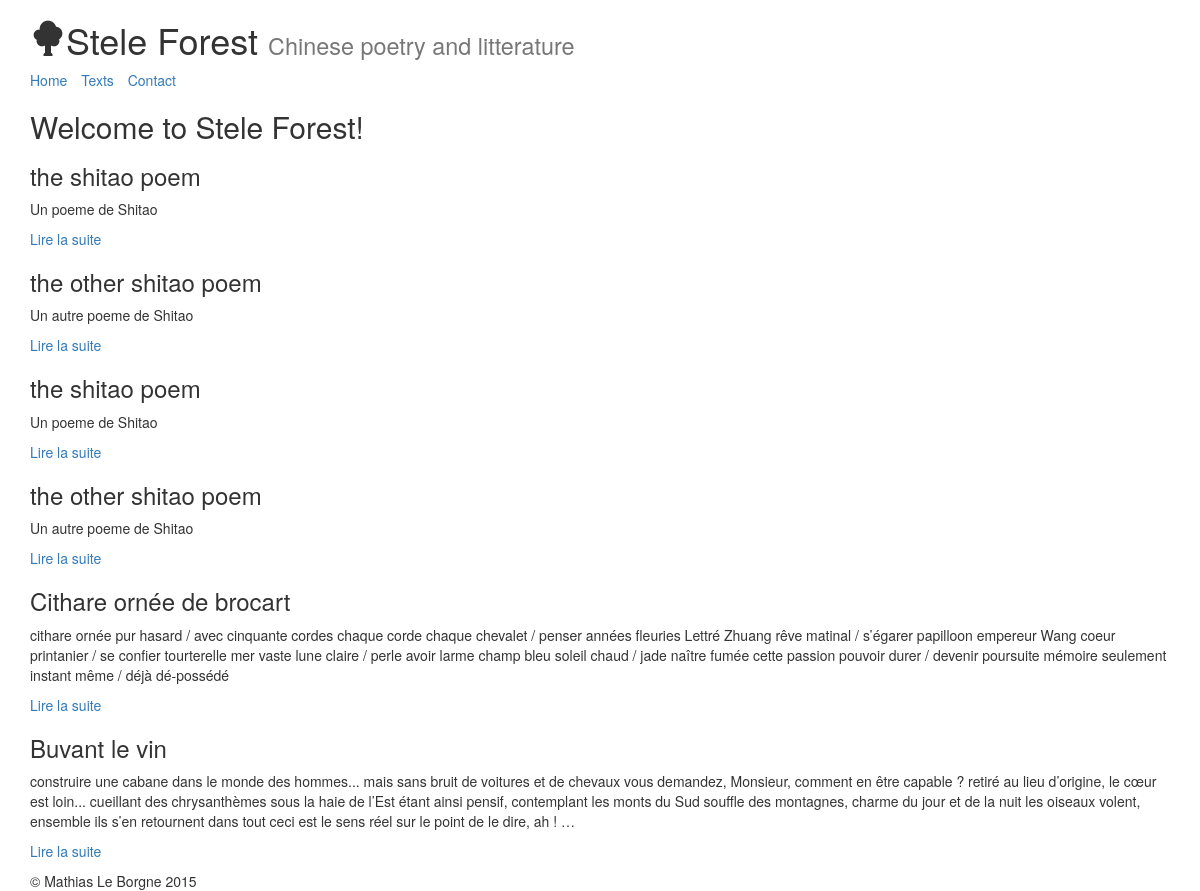
Page /home on the earlier database version.
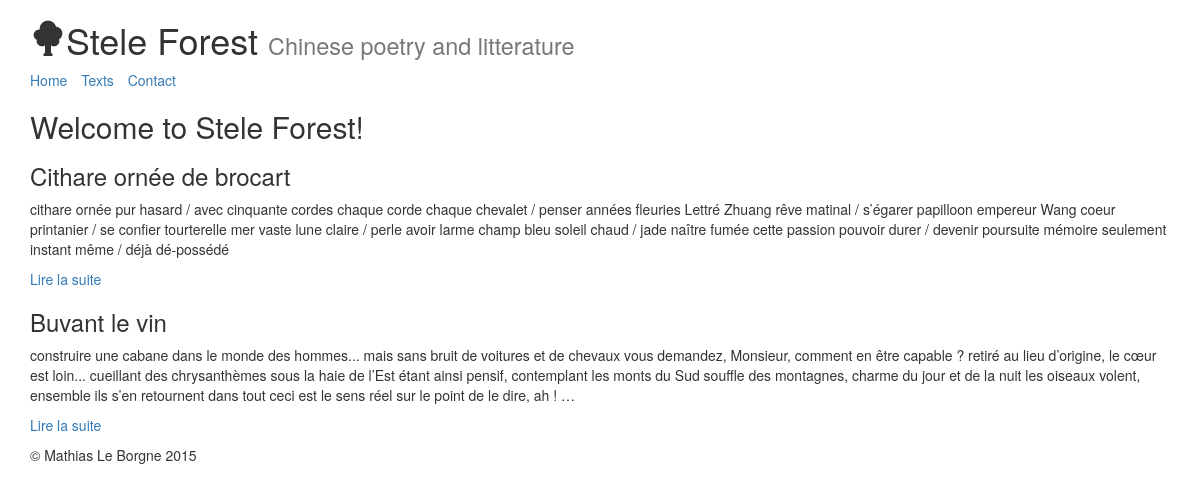
Same page on the later database version.
### texts/models.py (models this page shows, shortened)
class Text(models.Model):
    title_french = models.CharField(max_length=100)
    title_chinese = models.CharField(max_length=100)
    author = models.ForeignKey('Author')
    content_french = models.TextField(null=True)
    content_chinese = models.TextField(null=True)
    date_release = models.DateTimeField(auto_now_add=True, auto_now=False,
                                        verbose_name="Release Date")
    date_writing = models.DateTimeField(auto_now_add=False, auto_now=False,
                                        null=True,
                                        verbose_name="Writing Date")

### texts/views.py (the view)
# urls.py: url(r'^home$', 'home'),
def home(request):
    return render(request, 'texts/home.html',
                  {'latest_texts': Text.objects.all()})

### texts/templates/texts/home.html (shortened to what this page needs)
{% extends "base.html" %}
{% block content %}
<h2>Welcome to Stele Forest!</h2>
{% for text in latest_texts %}
    <div class="text">
        <h3>{{ text.title_french }}</h3>
        <p>{{ text.content_french|truncatewords_html:80 }}</p>
        <p><a href="{% url "texts.views.read" text.id %}">Lire la suite</a>
    </div>
{% empty %}
    <p>No text to display</p>
{% endfor %}
{% endblock %}

### templates/base.html (shortened to what this page needs)
<!DOCTYPE html>
<html lang="fr">
<head>
    <link rel="stylesheet" href="http://maxcdn.bootstrapcdn.com/bootstrap/3.3.4/css/bootstrap.min.css">
</head>
<body>
<div class ="container">
    <header>
        <h1><span class="glyphicon glyphicon-tree-deciduous"></span>Stele Forest <small>Chinese poetry and litterature</small></h1>
    </header>
    <nav>
       {% block nav %}
       <ul class="list-inline">
            <li><a href="/">Home</a></li>
            <li><a href="/texts_list/">Texts</a></li>
            <li><a href="/contact/">Contact</a></li>
       </ul>
       {% endblock %}
    </nav>
    <section id="content">
        {% block content %}{% endblock %}
    </section>
    <footer>&copy; Mathias Le Borgne 2015</footer>
</div>
</body>
</html>

Differences in the rows shown:
removed Text: title_french "the shitao poem", content_french "Un poeme de Shitao"
removed Text: title_french "the other shitao poem", content_french "Un autre poeme de Shitao"
removed Text: title_french "the shitao poem", content_french "Un poeme de Shitao"
removed Text: title_french "the other shitao poem", content_french "Un autre poeme de Shitao"
